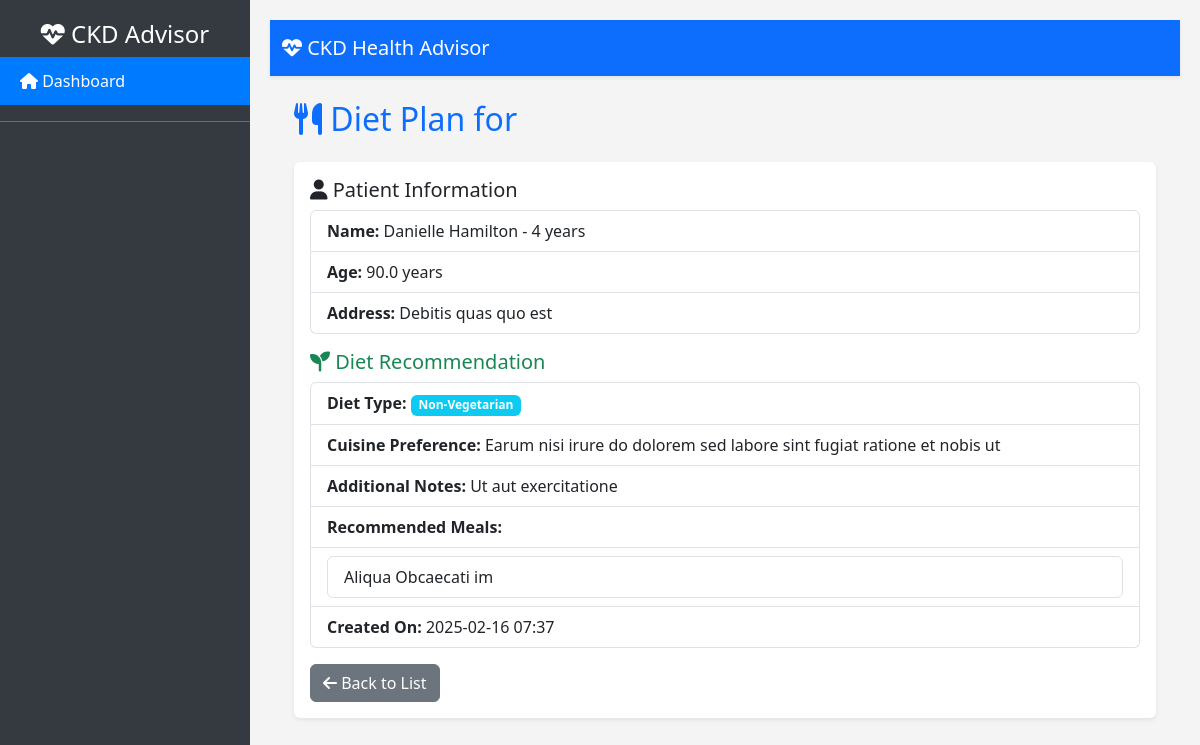
Screenshot of /patient/diet-recomends/3/ with the database file from the repository.
### patient/models.py (models this page shows, shortened)
class Patient(models.Model):
    patient_info = models.ForeignKey(
        PatientInfo,
        on_delete=models.CASCADE,
        related_name="patients"
    )
    age = models.FloatField()
    bp = models.FloatField(verbose_name="Blood Pressure")
    sg = models.FloatField(verbose_name="Specific Gravity")
    al = models.FloatField(verbose_name="Albumin")
    su = models.FloatField(verbose_name="Sugar")
    rbc = models.CharField(max_length=10, verbose_name="Red Blood Cells")
    pc = models.CharField(max_length=10, verbose_name="Pus Cells")
    pcc = models.CharField(max_length=10, verbose_name="Pus Cell Clumps")
    ba = models.CharField(max_length=10, verbose_name="Bacteria")
    bgr = models.FloatField(verbose_name="Blood Glucose Random")
    bu = models.FloatField(verbose_name="Blood Urea")
    sc = models.FloatField(verbose_name="Serum Creatinine")
    sod = models.FloatField(verbose_name="Sodium")
    pot = models.FloatField(verbose_name="Potassium")
    hemo = models.FloatField(verbose_name="Hemoglobin")
    pcv = models.FloatField(verbose_name="Packed Cell Volume")
    wc = models.FloatField(verbose_name="White Blood Cell Count")
    rc = models.FloatField(verbose_name="Red Blood Cell Count")
    htn = models.CharField(max_length=3, verbose_name="Hypertension")
    dm = models.CharField(max_length=3, verbose_name="Diabetes Mellitus")
    cad = models.CharField(max_length=3, verbose_name="Coronary Artery Disease")
    appet = models.CharField(max_length=10, verbose_name="Appetite")
    pe = models.CharField(max_length=3, verbose_name="Pedal Edema")
    ane = models.CharField(max_length=3, verbose_name="Anemia")
    prediction = models.CharField(max_length=50)
    created_at = models.DateTimeField(auto_now_add=True)

class PatientInfo(models.Model):
    user = models.OneToOneField(
        CustomUser,
        on_delete=models.CASCADE,
        related_name="patient_info"
    )
    name = models.CharField(max_length=100)
    father_name = models.CharField(max_length=100)
    age = models.PositiveIntegerField()
    address = models.TextField()
    created_at = models.DateTimeField(auto_now_add=True)
    def __str__(self):
        return f"{self.name} - {self.age} years"

class DietRecommendation(models.Model):
    DIET_CHOICES = [
        ('Vegetarian', 'Vegetarian'),
        ('Non-Vegetarian', 'Non-Vegetarian'),
        ('Vegan', 'Vegan'),
    ]
    patient = models.OneToOneField(
        Patient,
        on_delete=models.CASCADE,
        related_name="diet"
    )
    diet_type = models.CharField(max_length=20, choices=DIET_CHOICES)
    cuisine_style = models.CharField(max_length=100, blank=True, null=True)
    additional_notes = models.TextField(blank=True, null=True)
    recommended_meals = models.TextField(help_text="List recommended meals")
    created_at = models.DateTimeField(auto_now_add=True)

### patient/views.py (the view)
# urls.py: path('diet-recomends/<int:pk>/', DietRecommendationsView.as_view(), name='diet_recommendations'),
class DietRecommendationsView(DetailView):
    model = Patient
    template_name = "patient/diet_recommendation_detail.html"
    context_object_name = "patient"
    def get_context_data(self, **kwargs):
        context = super().get_context_data(**kwargs)
        context["diet"] = DietRecommendation.objects.filter(patient=self.object).first()
        return context

### templates/patient/diet_recommendation_detail.html (shortened to what this page needs)
{% extends "patient/base.html" %}
{% block content %}
<div class="container">
    <h2 class="mb-4 text-primary"><i class="fas fa-utensils"></i> Diet Plan for {{ patient.name }}</h2>
    <div class="card shadow-sm border-0">
        <div class="card-body">
            <h5 class="card-title"><i class="fas fa-user"></i> Patient Information</h5>
            <ul class="list-group mb-3">
                <li class="list-group-item"><strong>Name:</strong> {{ patient.patient_info }}</li>
                <li class="list-group-item"><strong>Age:</strong> {{ patient.age }} years</li>
                <li class="list-group-item"><strong>Address:</strong> {{ patient.patient_info.address }}</li>
            </ul>
            {% if diet %}
            <h5 class="card-title text-success"><i class="fas fa-seedling"></i> Diet Recommendation</h5>
            <ul class="list-group">
                <li class="list-group-item"><strong>Diet Type:</strong> <span class="badge bg-info">{{ diet.diet_type }}</span></li>
                <li class="list-group-item"><strong>Cuisine Preference:</strong> {{ diet.cuisine_style|default:"Not specified" }}</li>
                <li class="list-group-item"><strong>Additional Notes:</strong> {{ diet.additional_notes|default:"No additional notes" }}</li>
                <li class="list-group-item"><strong>Recommended Meals:</strong></li>
                <li class="list-group-item">
                    <ul class="list-group">
                        {% for meal in diet.recommended_meals.splitlines %}
                            <li class="list-group-item">{{ meal }}</li>
                        {% empty %}
                            <li class="list-group-item text-muted">No meal recommendations available.</li>
                        {% endfor %}
                    </ul>
                </li>
                <li class="list-group-item"><strong>Created On:</strong> {{ diet.created_at|date:"Y-m-d H:i" }}</li>
            </ul>
            <div class="mt-3">
                <a href="{% url 'patient:patinet_diet' %}" class="btn btn-secondary">
                    <i class="fas fa-arrow-left"></i> Back to List
                </a>
            </div>
            {% else %}
            <div class="alert alert-warning">
                <i class="fas fa-exclamation-circle"></i> No diet recommendation assigned yet.
            </div>
            {% endif %}
        </div>
    </div>
</div>
{% endblock %}

### templates/patient/base.html (style rules this page uses)
body { background: #f4f4f4; display: flex; }

### rows the page displays
Patient: patient_info "Danielle Hamilton - 4 years", age "90.0", patient_info.address "Debitis quas quo est"
DietRecommendation: diet_type "Non-Vegetarian", cuisine_style "Earum nisi irure do dolorem sed labore sint fugiat ratione et nobis ut", additional_notes "Ut aut exercitatione", splitlines "Aliqua Obcaecati im", created_at "2025-02-16 07:37"
